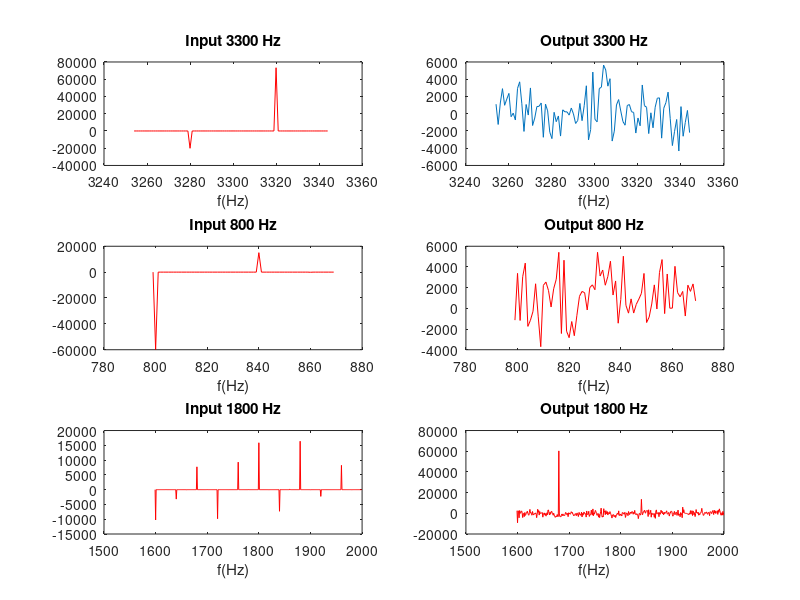

MATLAB code for this plot:
load inputiirfixedpoint.dat -ascii
n_spectra = size(inputiirfixedpoint,2);
fs = n_spectra;
%f=(0:1/1024:(n_spectra-1)/1024)*fs;
omega = -pi:2*pi/n_spectra:pi-2*pi/n_spectra;     % Frequency range
f=(0:n_spectra-1)/(n_spectra/fs);
%n_time = 0:n_spectra-1;
% Comparación entrada procesada, salida simulada, salida procesada
% Filtro original
%Hd = freqz(cof,1,omega);       % Frequency response
%mag = 20*log10(Hd);
magFFT_in = fft(inputiirfixedpoint);
load outputiirfixedpoint.dat -ascii
magFFT_out = fft(outputiirfixedpoint);
%Hd_bs = freqz(cof2,1,omega);
%mag_bs = 20*log10(Hd_bs);
%mag_in=20*log10(abs(magFFT_in(820/fs*n_spectra:850/fs*n_spectra)));     
range3300hz=3255:3345;
range836hz=800:870;
range1800hz=1600:2000;
%subplot(321),plot(n_time,input), title('Input Waveform'),xlabel('rads/sec')
subplot(321),plot(f(range3300hz),magFFT_in(range3300hz),'r'), title('Input 3300 Hz'),xlabel('f(Hz)')
subplot(323),plot(f(range836hz),magFFT_in(range836hz),'r'), title('Input 800 Hz'),xlabel('f(Hz)')
subplot(322),plot(f(range3300hz),magFFT_out(range3300hz)), title('Output 3300 Hz'),xlabel('f(Hz)')
subplot(324),plot(f(range836hz),magFFT_out(range836hz), 'r'), title('Output 800 Hz'),xlabel('f(Hz)')
subplot(325),plot(f(range1800hz),magFFT_in(range1800hz),'r'), title('Input 1800 Hz'),xlabel('f(Hz)')
subplot(326),plot(f(range1800hz),magFFT_out(range1800hz),'r'), title('Output 1800 Hz'),xlabel('f(Hz)')
